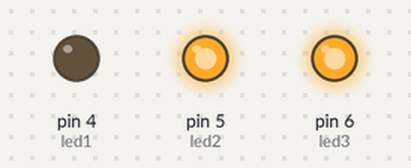
Bench run of a sketch on a simulated Arduino Uno, built with avr-gcc and run on an emulated ATmega328P. Parts: output pins drawn as LEDs (lit = HIGH).

Above: at 0.2 s.
At 0.7 s:
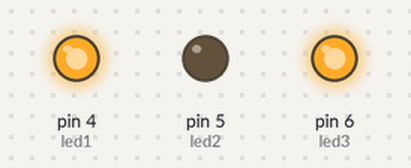
At 2.7 s:
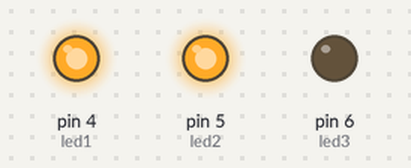
Timing chart, 0 to 3.5 s (numbered marks = the images above):
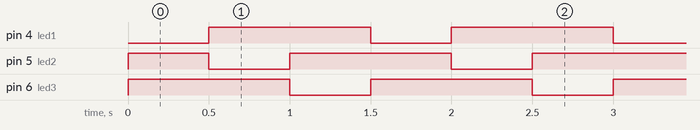

The sketch:

sketch_feb26a.ino
```cpp
int led1=4,led2=5,led3=6;
void setup() {

  pinMode(led1,OUTPUT);
  pinMode(led2,OUTPUT);
  pinMode(led3,OUTPUT);

}

void loop() {
  digitalWrite(led1, LOW);
  digitalWrite(led2, HIGH);
  digitalWrite(led3, HIGH);
  delay(500);
  digitalWrite(led1, HIGH);
  digitalWrite(led2, LOW);
  digitalWrite(led3, HIGH);
  delay(500);
  digitalWrite(led1, HIGH);
  digitalWrite(led2, HIGH);
  digitalWrite(led3, LOW);
  delay(500);
}
```

Measured:
- by itself, pin 4 (led1), pin 6 (led3): alternates HIGH for 1.0 s and LOW for 0.50 s
- by itself, pin 5 (led2): repeats every 1.5 s: LOW 0.50 s, HIGH 1.0 s
- by itself, everything shown: repeats every 1.5 s, in 3 steps
